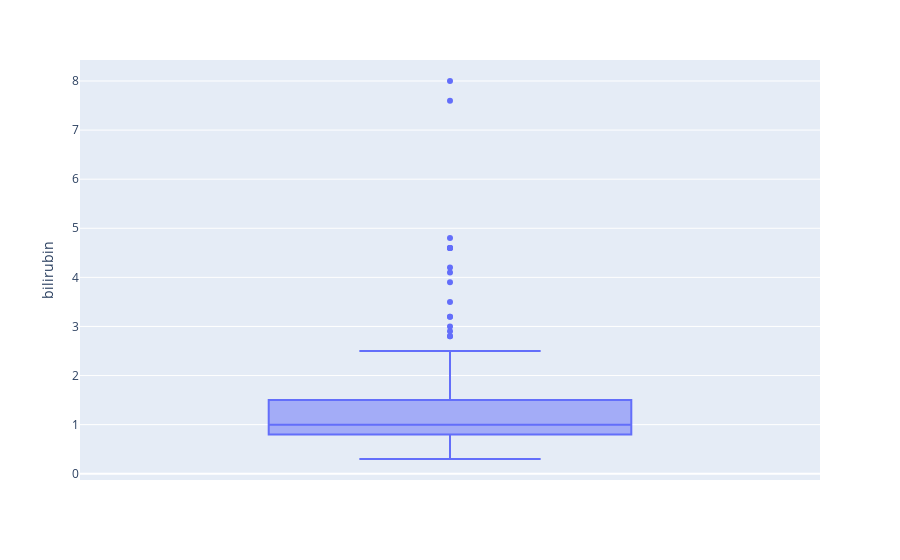

This figure's notebook cell:
### Code cell
fig = px.box(df, y="bilirubin")
fig.show()

### Figure 1 — Plotly figure (JSON) as saved in the notebook; plotly's stock layout.template omitted (floating-point values rounded to 4 significant figures; data arrays with more than 128 entries replaced by an {"elided": "..."} marker saying what was removed)
{"data": [{"alignmentgroup": "True", "hovertemplate": "bilirubin=%{y}<extra></extra>", "legendgroup": "", "marker": {"color": "#636efa"}, "name": "", "notched": false, "offsetgroup": "", "orientation": "v", "showlegend": false, "type": "box", "x0": " ", "xaxis": "x", "y": {"elided": "155 float values"}, "y0": " ", "yaxis": "y"}], "layout": {"autosize": true, "boxmode": "group", "legend": {"tracegroupgap": 0}, "margin": {"t": 60}, "xaxis": {"anchor": "y", "autorange": true, "domain": [0, 1], "range": [-0.5, 0.5], "type": "category"}, "yaxis": {"anchor": "x", "autorange": true, "domain": [0, 1], "range": [-0.1278, 8.428], "title": {"text": "bilirubin"}, "type": "linear"}}}
